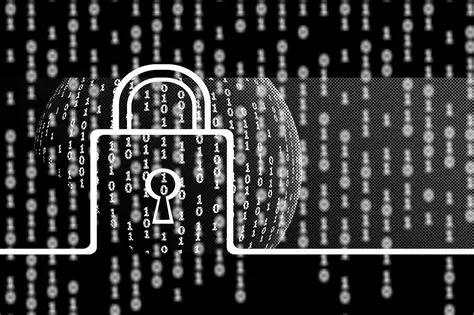
#> input picture input.jpg, 474 x 315 px
$ python image_encryptor.py
#> lines starting #> are read from the running program, lines starting #| are printed output that depends on the picture
#> the answer given: E
#> the answer given: 3
from PIL import Image

def encrypt_image(input_image, output_image, key):
#> called with input_image = 'input.jpg', output_image = 'encrypted.png', key = 3
    image = Image.open(input_image)
#> image is the input picture: PIL image 474x315 RGB; mean R, G, B 56.4, 56.4, 56.4
    pixels = image.load()

    width, height = image.size
#> width = 474; height = 315

    for i in range(width):
        for j in range(height):
            r, g, b = pixels[i, j]

            r = (r + key) % 256
            g = (g + key) % 256
            b = (b + key) % 256

            pixels[i, j] = (r, g, b)

    image.save(output_image)
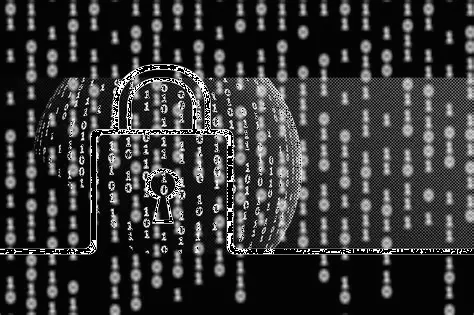
#> saved as encrypted.png: PIL image 474x315 RGB; mean R, G, B 52.9, 52.9, 52.9
    print("Image Encrypted Successfully!")


def decrypt_image(input_image, output_image, key):
    image = Image.open(input_image)
    pixels = image.load()

    width, height = image.size

    for i in range(width):
        for j in range(height):
            r, g, b = pixels[i, j]

            r = (r - key) % 256
            g = (g - key) % 256
            b = (b - key) % 256

            pixels[i, j] = (r, g, b)

    image.save(output_image)
    print("Image Decrypted Successfully!")


print("===== IMAGE ENCRYPTION TOOL =====")

choice = input("Enter Encrypt(E) or Decrypt(D): ").upper()

key = int(input("Enter Secret Key: "))

if choice == "E":
    encrypt_image("input.jpg", "encrypted.png", key)

elif choice == "D":
    decrypt_image("encrypted.png", "decrypted.png", key)

else:
    print("Invalid Choice")
